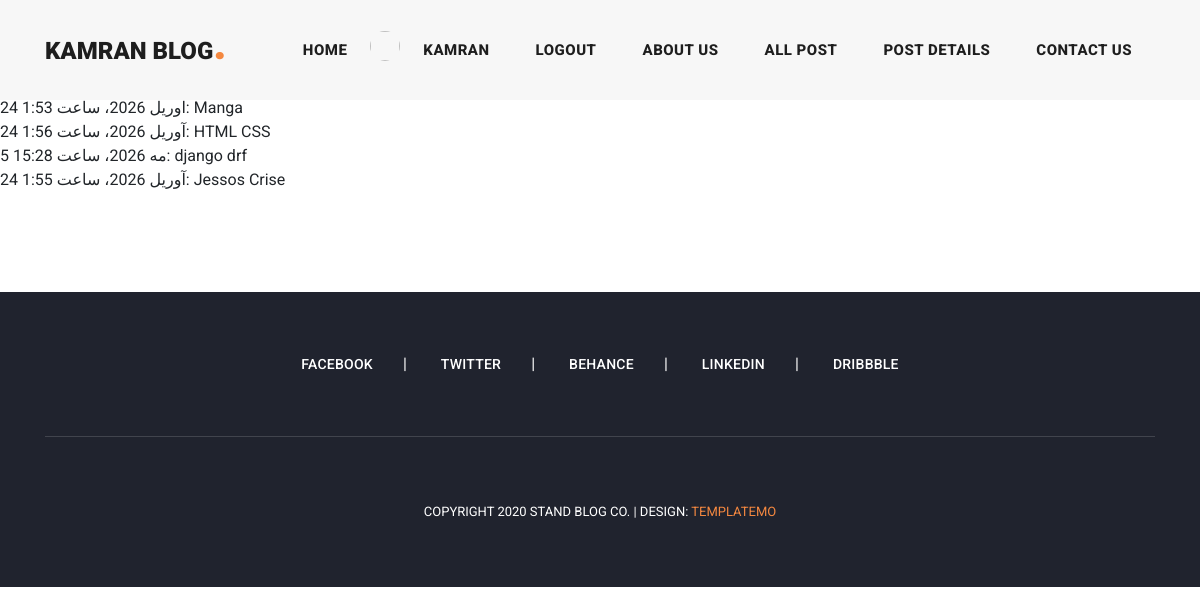
The page /archive (signed in) on the database its author committed.
### verification/models.py (models this page shows, shortened)
class Profile(models.Model):
    user = models.OneToOneField(User,models.CASCADE)
    first_name = models.CharField(max_length=20)
    last_name = models.CharField(max_length=25)
    father_name = models.CharField(max_length=20,blank=True)
    national_code = models.IntegerField(unique=True)
    image = models.ImageField(upload_to='Profile',blank=True ,null=True)

### weblog/models.py (models this page shows, shortened)
class Article(models.Model):
    author = models.ForeignKey(User,on_delete=models.CASCADE,verbose_name='نویسنده')
    title=models.CharField(max_length=70,help_text='Enter a valid title',unique=True , verbose_name='عنوان')
    category=models.ManyToManyField(Category,verbose_name='دسته بندی')
    image =models.ImageField(upload_to='articles',verbose_name='تصویر')
    body=models.TextField(verbose_name='شرح')
    create=models.DateTimeField(auto_now_add=True,verbose_name='تاریخ ساخت')
    update=models.DateTimeField(auto_now_add=True,verbose_name='بروزرسانی')
    status = models.BooleanField(default=True,verbose_name='وضعیت')
    published = models.BooleanField(default=True,null=True,verbose_name='وضعیت انتشار')
    pub_date = models.DateTimeField(default=timezone.now())
    slug = models.SlugField(blank=True , unique= True,verbose_name='برچسب')
    class Meta:
        ordering = ['update']
        verbose_name = 'مقاله'
        verbose_name_plural = 'مقالات'

### context_processors/context_processors.py (called while the page is built)
def context_processors(request):
    recent_articles = Article.objects.order_by('-create')
    categories = Category.objects.order_by('-create')
    return {'recent_articles':recent_articles , 'categories':categories}

### templates/weblog/article_archive.html (shortened to what this page needs)
{% extends 'weblog/include/base.html' %}
{% load static %}
{% block bace %}
<ul>
{% for article in latest %}
    <li>{{ article.update }}: {{ article.title }}</li>
{% endfor %}
</ul>
{% endblock %}

### templates/weblog/include/hedar.html (shortened to what this page needs)
{% load static %}
<header class="">
    <nav class="navbar navbar-expand-lg">
        <div class="container">
            <a class="navbar-brand" href=""><h2>Kamran Blog<em>.</em></h2></a>
            <div class="collapse navbar-collapse" id="navbarResponsive">
                <ul class="navbar-nav ml-auto">
                    <li class="nav-item {% if request.resolver_match.url_name == 'home' %}active {% endif %}">
                        <a class="nav-link" href="{% url 'weblog:home' %}">Home
                        </a>
                    </li>
                    {% if request.user.is_authenticated %}
                        {% if user.profile.image %}
                                <span> <img src="{{ user.Profile.image.url }} " width="30px" height="30px" style="border-radius: 100% " alt="" ></span>
                            {% else %}
                                <span> <img src="{% static 'static/img/img.jpeg' %} " width="30px" height="30px" style="border-radius: 100% " alt="" ></span>
                            {% endif %}
                        <li class="nav-item {% if request.resolver_match.url_name == 'login' %}active {% endif %}">
                            <a class="nav-link" href="{% url 'auth:edit' %}">{{ user.profile.first_name }}</a>
                        </li>
                    {% endif %}
                {% if user.is_authenticated %}
                    <li class="nav-item">
                        <a class="nav-link" href="{% url 'auth:logout' %}">LogOut</a>
                    </li>
                {% endif %}
                    <li class="nav-item {% if request.resolver_match.url_name == 'about' %}active {% endif %}">
                        <a class="nav-link" href="{% url 'weblog:about' %}">About Us</a>
                    </li>
                    <li class="nav-item {% if request.resolver_match.url_name == 'blog' %}active {% endif %}">
                        <a class="nav-link" href="{% url 'weblog:blog' %}">All Post</a>
                    </li>
                    <li class="nav-item {% if request.resolver_match.url_name == 'detail' %}active {% endif %}">
                        <a class="nav-link" href="{{ article.get_absolute_url }}">Post Details</a>
                    </li>
                    <li class="nav-item {% if request.resolver_match.url_name == 'contact' %}active {% endif %}">
                        <a class="nav-link" href="{% url 'weblog:contact' %}">Contact Us</a>
                    </li>
                </ul>
            </div>
        </div>
    </nav>
</header>

### assets/css/templatemo-stand-blog.css (style rules this page uses)
body { font-family: 'Roboto', sans-serif; overflow-x: hidden; text-rendering: optimizeLegibility; -webkit-font-smoothing: antialiased; -moz-osx-font-smoothing: grayscale; }
a { text-decoration: none!important; }
ul { padding: 0; margin: 0; list-style: none; }
h1,h2,h3,h4,h5,h6 { margin: 0px; }
header { position: absolute; z-index: 99999; width: 100%; height: 100px; background-color: #f7f7f7; -webkit-transition: all 0.3s ease-in-out 0s; -moz-transition: all 0.3s ease-in-out 0s; -o-transition: all 0.3s ease-in-out 0s; transition: all 0.3s ease-in-out 0s; }
header .navbar { padding: 25px 0px; }
.navbar .navbar-brand { float: left; margin-top: -12px; outline: none; }
.navbar .navbar-brand h2 { color: #1e1e1e; text-transform: uppercase; font-size: 24px; font-weight: 900; -webkit-transition: all .3s ease 0s; -moz-transition: all .3s ease 0s; -o-transition: all .3s ease 0s; transition: all .3s ease 0s; }
.navbar .navbar-brand h2 em { font-size: 44px; font-style: normal; color: #f48840; }
#navbarResponsive { z-index: 999; }
.navbar-collapse { text-align: center; }
.navbar .navbar-nav .nav-item { margin: 0px 15px; }
.navbar .navbar-nav a.nav-link { text-transform: capitalize; font-size: 15px; font-weight: 800; text-transform: uppercase; letter-spacing: 0.5px; color: #1e1e1e; transition: all 0.3s; }

### rows shown on the page
Article: update "24 آوریل 2026، ساعت 1:53", title "Manga"
Article: update "24 آوریل 2026، ساعت 1:56", title "HTML CSS"
Article: update "5 مه 2026، ساعت 15:28", title "django drf"
Article: update "24 آوریل 2026، ساعت 1:55", title "Jessos Crise"

### other values the page prints
{{ user.profile.first_name }} "KAMRAN"
